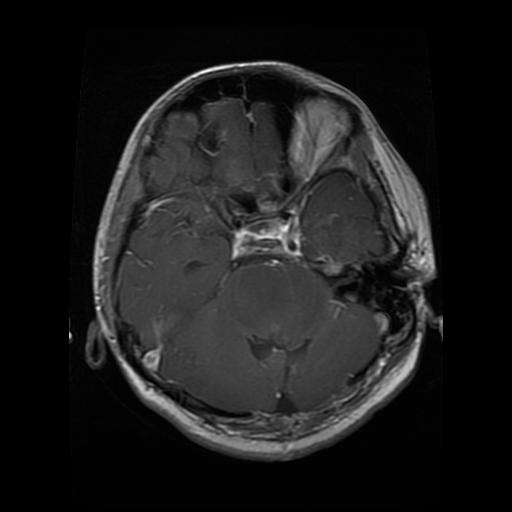
#> input picture huggingface/examples/glioma.jpg, 512 x 512 px
$ python -i preprocessing.py   (imports and definitions only)
#> lines starting #> are read from the running program, lines starting #| are printed output that depends on the picture; after the words box and inside, x2 and y2 are one past the last pixel; in counts of white or black regions, pixels touching at a corner belong together
#> further down, picture is the input picture: shape (512, 512, 3); min 0, max 255, mean 27.9
"""
Preprocessing utilities for brain MRI images.
Includes normalization, skull stripping, and contrast enhancement.
"""

import cv2
import numpy as np
from PIL import Image
from typing import Tuple, Optional, Union
import torch


def normalize_image(image: np.ndarray, method: str = 'zscore') -> np.ndarray:
    """
    Normalize image intensities.

    Args:
        image: Input image array (H, W) or (H, W, C)
        method: Normalization method - 'zscore', 'minmax', or 'histogram'

    Returns:
        Normalized image array
    """
#> called with method = 'minmax'
    if method == 'zscore':
        # Z-score normalization (standard)
        mean = np.mean(image)
        std = np.std(image)
        if std > 0:
            normalized = (image - mean) / std
        else:
            normalized = image - mean
        # Clip to reasonable range and scale to [0, 1]
        normalized = np.clip(normalized, -3, 3)
        normalized = (normalized + 3) / 6

    elif method == 'minmax':
        # Min-max normalization to [0, 1]
        min_val = np.min(image)
#> min_val = 0
        max_val = np.max(image)
#> max_val = 255
        if max_val > min_val:
            normalized = (image - min_val) / (max_val - min_val)
        else:
            normalized = np.zeros_like(image)

    elif method == 'histogram':
        # Histogram equalization
        if len(image.shape) == 3:
            # Convert to LAB and equalize L channel
            lab = cv2.cvtColor(image.astype(np.uint8), cv2.COLOR_RGB2LAB)
            lab[:, :, 0] = cv2.equalizeHist(lab[:, :, 0])
            normalized = cv2.cvtColor(lab, cv2.COLOR_LAB2RGB).astype(np.float32) / 255.0
        else:
            normalized = cv2.equalizeHist(image.astype(np.uint8)).astype(np.float32) / 255.0
    else:
        raise ValueError(f"Unknown normalization method: {method}")

    return normalized.astype(np.float32)


# [30 lines left out: function enhance_contrast, not called in this run]


def skull_strip(image: np.ndarray, threshold: float = 0.1) -> Tuple[np.ndarray, np.ndarray]:
    """
    Simple skull stripping using thresholding and morphological operations.
    For production, consider using HD-BET or other deep learning methods.

    Args:
        image: Input brain MRI image (H, W)
        threshold: Intensity threshold for brain mask

    Returns:
        Tuple of (skull-stripped image, brain mask)
    """
    # Normalize image for thresholding
    img_norm = normalize_image(image, 'minmax')

    # Binary threshold
    binary = (img_norm > threshold).astype(np.uint8)
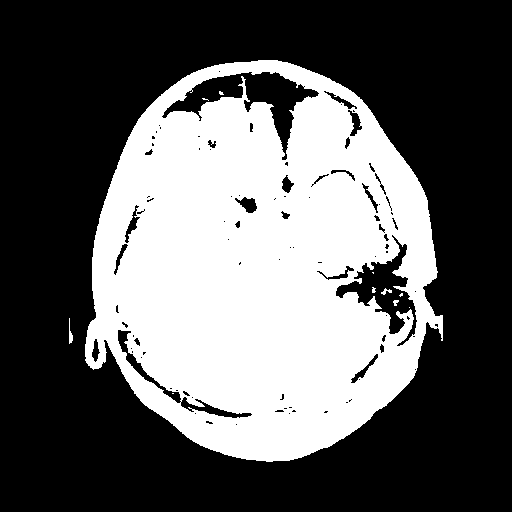
#> binary: shape (512, 512, 3); values 0 (black) and 1 (white), 37.7% white; 11 white regions (7 under 20 px), largest, box (x1, y1, x2, y2) and area: (85, 60, 443, 462) 98607, (69, 318, 73, 344) 54, (381, 288, 392, 295) 35, (393, 300, 399, 306) 24

    # Morphological operations to clean up mask
    kernel = cv2.getStructuringElement(cv2.MORPH_ELLIPSE, (5, 5))

    # Fill holes
    mask = cv2.morphologyEx(binary, cv2.MORPH_CLOSE, kernel, iterations=3)
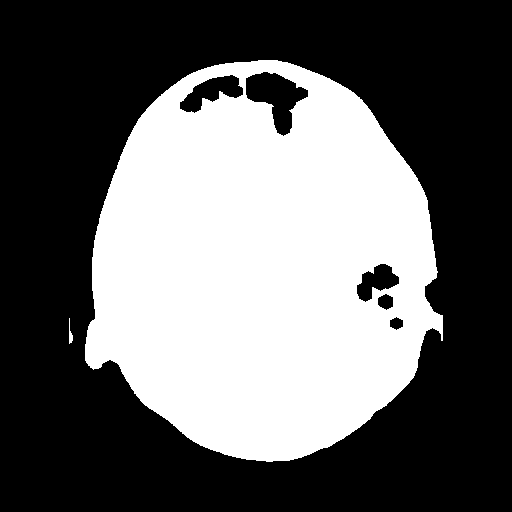
#> mask: shape (512, 512, 3); values 0 (black) and 1 (white), 39.8% white; 2 white regions, box (x1, y1, x2, y2) and area: (85, 60, 443, 462) 104289, (69, 318, 73, 344) 54

    # Remove small components
    mask = cv2.morphologyEx(mask, cv2.MORPH_OPEN, kernel, iterations=2)
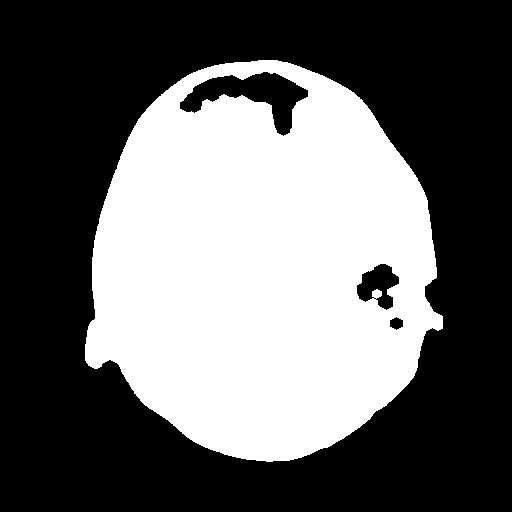
#> mask: shape (512, 512, 3); values 0 (black) and 1 (white), 39.7% white; 1 white region, box (x1, y1, x2, y2) and area: (85, 60, 443, 462) 104057

    # Find largest connected component (the brain)
#> (the run stopped early here; a loop or call above may not have finished)

$ run again, on huggingface/examples/meningioma.jpg
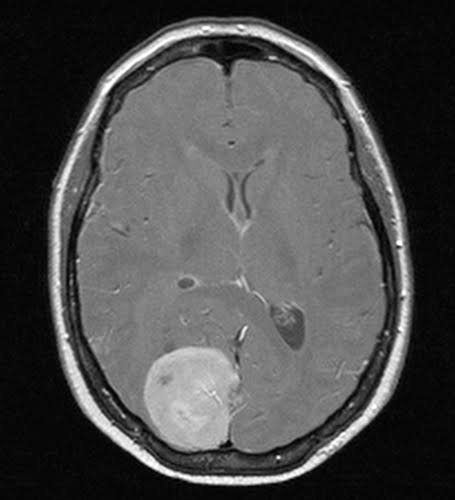
#> input picture huggingface/examples/meningioma.jpg, 455 x 500 px
#> picture is the input picture: shape (500, 455, 3); min 0, max 255, mean 75.4
#> min_val = 0
#> max_val = 255
#> in skull_strip, `binary = (img_norm > threshold).astype(np.uint8)`:
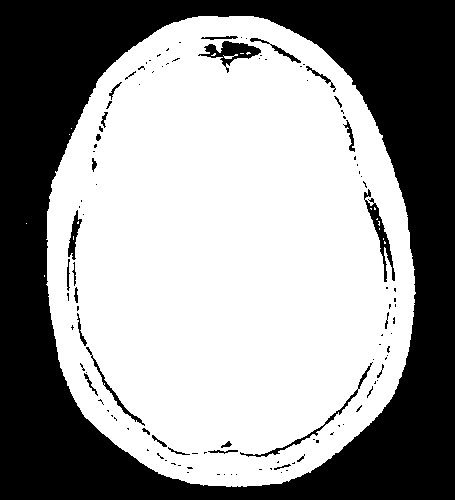
#> binary: shape (500, 455, 3); values 0 (black) and 1 (white), 59.4% white; 115 black regions (85 under 20 px), largest, box (x1, y1, x2, y2) and area: (0, 0, 455, 500) 88254, (198, 41, 261, 73) 710, (364, 189, 395, 282) 652
#> in skull_strip, `mask = cv2.morphologyEx(binary, cv2.MORPH_CLOSE, kernel, iterations=3)`:
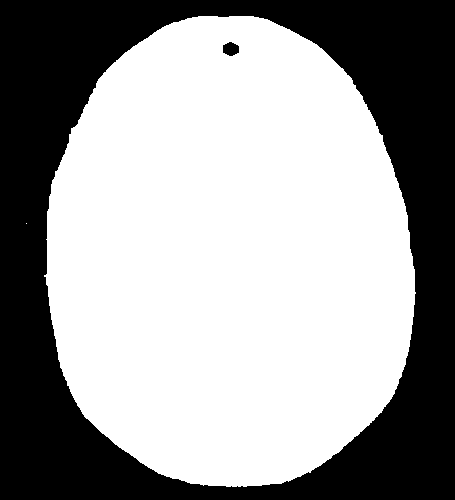
#> mask: shape (500, 455, 3); values 0 (black) and 1 (white), 61.2% white; 2 black regions, box (x1, y1, x2, y2) and area: (0, 0, 455, 500) 88151, (223, 42, 239, 56) 172

$ run again, on huggingface/examples/pituitary.jpg
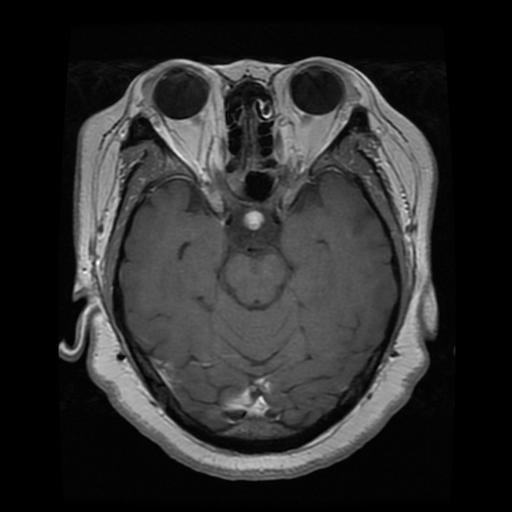
#> input picture huggingface/examples/pituitary.jpg, 512 x 512 px
#> picture is the input picture: shape (512, 512, 3); min 0, max 255, mean 44.3
#> min_val = 0
#> max_val = 255
#> in skull_strip, `binary = (img_norm > threshold).astype(np.uint8)`:
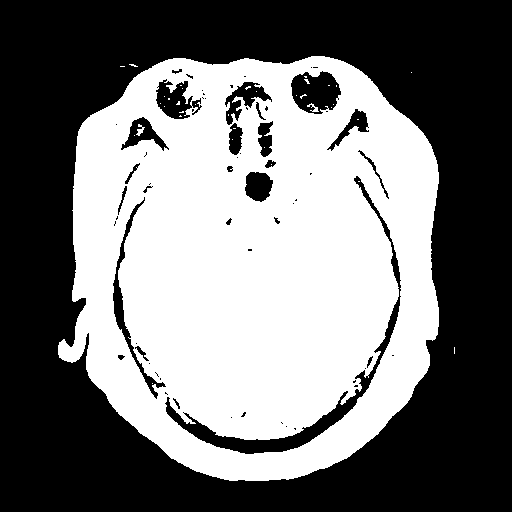
#> binary: shape (512, 512, 3); values 0 (black) and 1 (white), 45.8% white; 36 white regions (33 under 20 px), largest, box (x1, y1, x2, y2) and area: (58, 56, 439, 481) 119737, (136, 124, 145, 136) 48, (307, 103, 319, 112) 43
#> in skull_strip, `mask = cv2.morphologyEx(binary, cv2.MORPH_CLOSE, kernel, iterations=3)`:
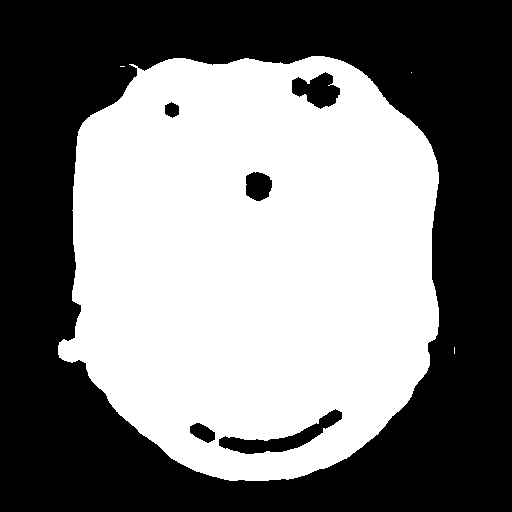
#> mask: shape (512, 512, 3); values 0 (black) and 1 (white), 48.8% white; 4 white regions (3 under 20 px), largest, box (x1, y1, x2, y2) and area: (58, 56, 439, 481) 127804
